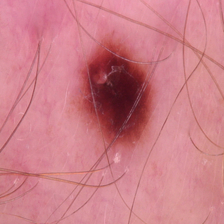
#> input picture dataset - Copy/benign/b1065.jpg, 224 x 224 px
$ python -i symmetry_analysis2.py   (imports and definitions only)
#> lines starting #> are read from the running program, lines starting #| are printed output that depends on the picture; after the words box and inside, x2 and y2 are one past the last pixel; in counts of white or black regions, pixels touching at a corner belong together
#> further down, picture is the input picture: shape (224, 224, 3); mean B, G, R 135.7, 125.9, 204.1
import cv2
import numpy as np
from skimage.metrics import structural_similarity as ssim

def analyze_symmetry(result_image):
    """
    Analyze vertical and horizontal symmetry of a mole region.

    Returns: avg_symmetry, vertical_symmetry, horizontal_symmetry, [comparison_images]
    """
    # Convert to grayscale for edge detection
    #gray = cv2.cvtColor(result_image, cv2.COLOR_BGR2GRAY)

    # Apply bilateral filter to preserve edges while reducing noise
    #blurred = cv2.bilateralFilter(gray, 15, 75, 75)
    #edges = cv2.Canny(blurred, 50, 150)
    gray = cv2.cvtColor(result_image, cv2.COLOR_BGR2GRAY)
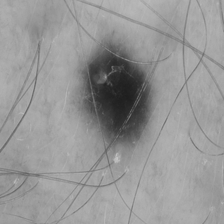
#> gray: shape (224, 224); min 30, max 197, mean 150.4
    blurred = cv2.GaussianBlur(gray, (5, 5), 0)
    edges = cv2.Canny(blurred, 30, 100)
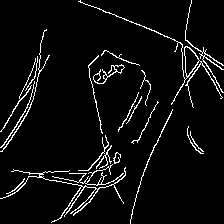
#> edges: shape (224, 224); 5.2% white in thin lines or dots


    # Find contours to isolate the mole region
    contours, _ = cv2.findContours(edges, cv2.RETR_EXTERNAL, cv2.CHAIN_APPROX_SIMPLE)
#> contours = 22 contours, 12 with area under 20; largest, box (x1, y1, x2, y2) and area: (78, 0, 223, 108) 336, (0, 167, 126, 223) 115, (93, 64, 125, 84) 90, (185, 0, 224, 93) 62, (0, 29, 50, 152) 36
    if not contours:
        print("No contours found.")
        return None, None, None, [edges]

    # Use the largest contour as the mole
    largest_contour = max(contours, key=cv2.contourArea)
#> largest_contour = contour of 372 points, box (x1, y1, x2, y2) (78, 0, 223, 108), area 336
    x, y, w, h = cv2.boundingRect(largest_contour)
#> x = 78; y = 0; w = 145; h = 108
    mole_crop = gray[y:y+h, x:x+w]  # cropped grayscale mole

    # Split vertically
    left_half = mole_crop[:, :w//2]
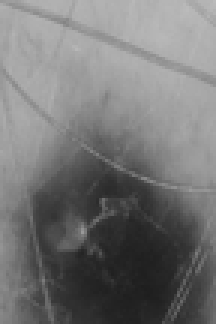
#> left_half: shape (108, 72) (shown 3 times larger); min 30, max 187, mean 116.8
    right_half = mole_crop[:, w//2:]
    right_half_flipped = cv2.flip(right_half, 1)
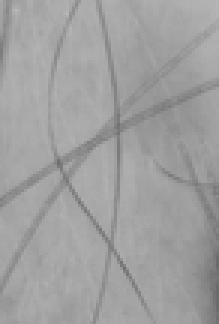
#> right_half_flipped: shape (108, 73) (shown 3 times larger); min 105, max 182, mean 160
    right_half_flipped = cv2.resize(right_half_flipped, (left_half.shape[1], left_half.shape[0]))
#> right_half_flipped: shape (108, 72)

    # Split horizontally
    top_half = mole_crop[:h//2, :]
    bottom_half = mole_crop[h//2:, :]
    bottom_half_flipped = cv2.flip(bottom_half, 0)
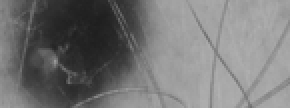
#> bottom_half_flipped: shape (54, 145) (shown 2 times larger); min 30, max 177, mean 117.3
    bottom_half_flipped = cv2.resize(bottom_half_flipped, (top_half.shape[1], top_half.shape[0]))

    # Compute SSIM (grayscale)
    vertical_symmetry, _ = ssim(left_half, right_half_flipped, full=True)
#> vertical_symmetry = 0.341
    horizontal_symmetry, _ = ssim(top_half, bottom_half_flipped, full=True)
#> horizontal_symmetry = 0.336
    avg_symmetry = (vertical_symmetry + horizontal_symmetry) / 2
#> avg_symmetry = 0.339

    # Visualization for debugging
    Horiz1 = np.concatenate((left_half, right_half_flipped), axis=1)
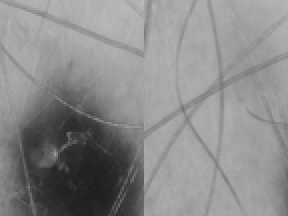
#> Horiz1: shape (108, 144) (shown 2 times larger); min 30, max 187, mean 138.4
    Horiz2 = np.concatenate((top_half, bottom_half_flipped), axis=1)
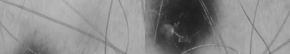
#> Horiz2: shape (54, 290); min 30, max 187, mean 138.6

    # Return scores and comparison images
    return avg_symmetry, vertical_symmetry, horizontal_symmetry, [Horiz1, Horiz2, edges]

>>> import cv2
>>> picture = cv2.imread('dataset - Copy/benign/b1065.jpg')
>>> result = analyze_symmetry(picture)
